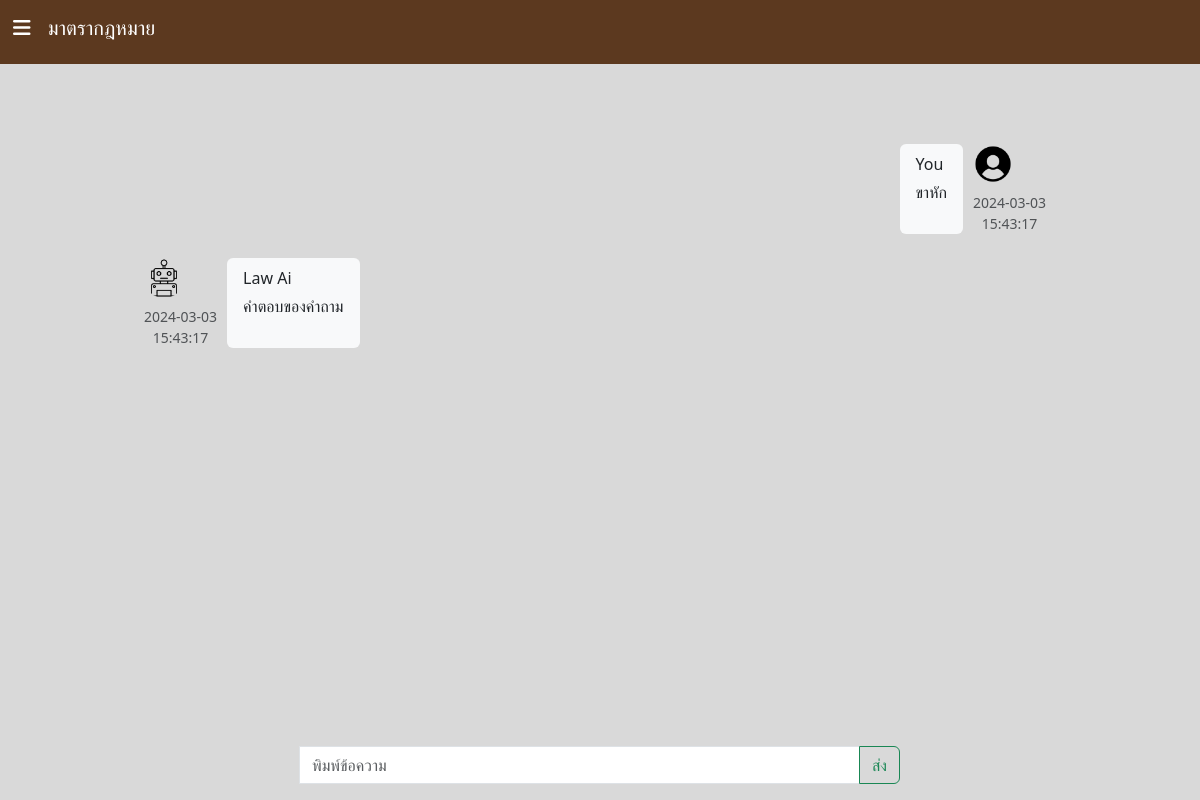
The page /messeges/ขาหัก/ on the database as committed earlier.
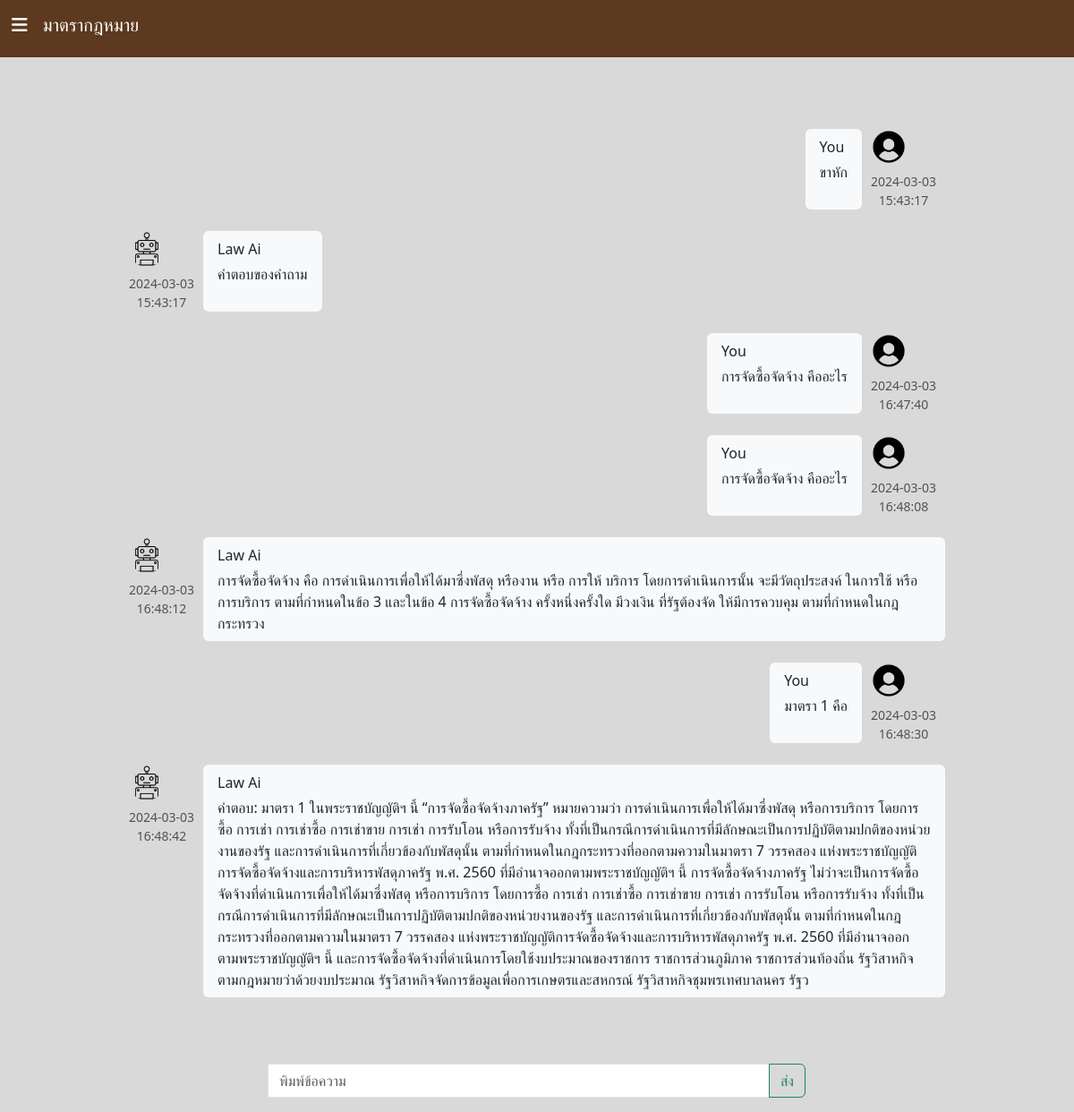
The same page on the database as committed later.
### models/messeges.py (models this page shows)
class Messege(db.Model):
    id = db.Column(
        db.BigInteger().with_variant(db.Integer, "sqlite"),
        primary_key=True,
        autoincrement=True,
    )
    description = db.Column(db.String)
    topic = db.Column(db.String)
    created_by = db.Column(db.String)
    created_date = db.Column(db.DateTime)

### views/messeges.py (the view, shortened to what this page needs)
@bp.route(
    "/",
    methods=["GET", "POST"],
    defaults={"topic_name": None},
)
@bp.route("/<topic_name>/", methods=["GET", "POST"])
def index(topic_name):
    messeges = None
    if topic_name:
        messeges = models.db.session.query(Messege).filter_by(topic=topic_name)
    print("------------>", messeges)
    topics = models.db.session.query(Topic)
    form = ms.MessegeForm()
    if not form.validate_on_submit():
        print(form.errors)
        return render_template(
            "/messeges/index.html",
            form=form,
            messeges=messeges,
            topics=topics,
        )

### forms/messeges.py
class MessegeForm(FlaskForm):
    description = StringField("พิมพ์ข้อความ", validators=[validators.DataRequired()])

### templates/messeges/index.html (shortened to what this page needs)
<!DOCTYPE html>
<html>
<head>
  <link rel="stylesheet" href="https://kit.fontawesome.com/eab4031eed.css">
  <link href="https://cdn.jsdelivr.net/npm/bootstrap@5.3.0-alpha1/dist/css/bootstrap.min.css" rel="stylesheet"
>
</head>
<body style="height:90vh; background-color: #D9D9D9;">
  <nav class="navbar position-fixed" style="background-color: #5C391F; height:8vh; width:100%">
    <button class="btn text-white " type="button" data-bs-toggle="offcanvas" data-bs-target="#offcanvasExample"
      aria-controls="offcanvasExample">
      <h5><i class="fa-solid fa-bars" style="margin-right:1vw;"></i> มาตรากฎหมาย </h5>
    </button>
  </nav>
  <div class="d-flex flex-column-reverse"
    style="width:100%; padding-top:15vh; padding-left:10%; padding-right:10%; padding-bottom:10vh; background-color: #D9D9D9;">
    <div class="chat-messages p-4">
      {% if messeges %}
      {% for ms in messeges %}
      {% if ms.created_by == 'User' %}
      <div class="chat-message-right mb-4" style="padding-right:10px;">
        <div style="padding-left:10px;">
          <img src="/static/user.png" class="rounded-circle mr-1" alt="Chris Wood" width="40" height="40">
          <div class="text-muted small text-nowrap mt-2 text-center"> {{ ms.created_date.strftime('%Y-%m-%d') }}</br>
            {{ ms.created_date.strftime('%H:%M:%S') }} </div>
        </div>
        <div class="flex-shrink-1 bg-light rounded py-2 px-3 mr-3">
          <div class="font-weight-bold mb-1">You</div>
          {{ ms.description }}
        </div>
      </div>
      {% else %}
      <div class="chat-message-left pb-4">
        <div style="padding-right:10px;">
          <img src="/static/robot.png" class="rounded-circle mr-1" alt="Sharon Lessman" width="40" height="40">
          <div class="text-muted small text-nowrap mt-2 text-center"> {{ ms.created_date.strftime('%Y-%m-%d') }}</br>
            {{ ms.created_date.strftime('%H:%M:%S') }} </div>
        </div>
        <div class="flex-shrink-1 bg-light rounded py-2 px-3 ml-3">
          <div class="font-weight-bold mb-1"> Law Ai</div>
          {{ ms.description }}
        </div>
      </div>
      {% endif %}
      {% endfor %}
      {% endif %}
    </div>
  </div>
  <div class="position-fixed bottom-0 start-50 translate-middle-x" style="width:50vw">
    <form method="POST">
      <div class="input-group mb-3">
        {{ form.description(class_="form-control",placeholder="พิมพ์ข้อความ" )}}
        <button class="btn btn-outline-success" type="submit">ส่ง</button>
      </div>
    </form>
  </div>
</body>
</html>

### templates/messeges/index.html (style rules this page uses)
.chat-messages { display: flex; flex-direction: column; padding-top: 20; }
.chat-message-left, .chat-message-right { display: flex; flex-shrink: 0 }
.chat-message-left { margin-right: auto }
.chat-message-right { flex-direction: row-reverse; margin-left: auto }

Rows that differ between the two databases and show on the page:
added Messege: created_date "2024-03-03", created_date "16:47:40", description "การจัดซื้อจัดจ้าง คืออะไร"
added Messege: created_date "2024-03-03", created_date "16:48:08", description "การจัดซื้อจัดจ้าง คืออะไร"
added Messege: created_date "2024-03-03", created_date "16:48:12", description "การจัดซื้อจัดจ้าง คือ การดำเนินการเพื่อให้ได้มาซึ่งพัสดุ หรืองาน หรือ การให้ บริการ โดยการดำเนินการนั้น จะมีวัตถุประสงค์ ในการใช้ หรือการบริการ ตามที่กำหนดในข้อ 3 และในข้อ 4 การจัดซื้อจัดจ้าง ครั้งหนึ่งครั้งใด มีวงเงิน ที่รัฐต้องจัด ให้มีการควบคุม ตามที่กำหนดในกฎกระทรวง"
added Messege: created_date "2024-03-03", created_date "16:48:30", description "มาตรา 1 คือ"
added Messege: created_date "2024-03-03", created_date "16:48:42", description "คำตอบ: มาตรา 1 ในพระราชบัญญัติฯ นี้ “การจัดซื้อจัดจ้างภาครัฐ” หมายความว่า การดำเนินการเพื่อให้ได้มาซึ่งพัสดุ หรือการบริการ โดยการซื้อ การเช่า การเช่าซื้อ การเช่าขาย การเช่า การรับโอน หรือการรับจ้าง ทั้งที่เป็นกรณีการดำเนินการที่มีลักษณะเป็นการปฏิบัติตามปกติของหน่วยงานของรัฐ และการดำเนินการที่เกี่ยวข้องกับพัสดุนั้น ตามที่กำหนดในกฎกระทรวงที่ออกตามความในมาตรา 7 วรรคสอง แห่งพระราชบัญญัติการจัดซื้อจัดจ้างและการบริหารพัสดุภาครัฐ พ.ศ. 2560 ที่มีอำนาจออกตามพระราชบัญญัติฯ นี้ การจัดซื้อจัดจ้างภาครัฐ ไม่ว่าจะเป็นการจัดซื้อจัดจ้างที่ดำเนินการเพื่อให้ได้มาซึ่งพัสดุ หรือการบริการ โดยการซื้อ การเช่า การเช่าซื้อ การเช่าขาย การเช่า การรับโอน หรือการรับจ้าง…"
